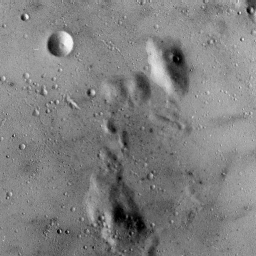
#> input picture image.tiff, 256 x 256 px
$ python binarization-teste.py
#> lines starting #> are read from the running program, lines starting #| are printed output that depends on the picture; after the words box and inside, x2 and y2 are one past the last pixel; in counts of white or black regions, pixels touching at a corner belong together
import cv2
import numpy as np
from matplotlib import pyplot as plt
img = cv2.imread('image.tiff',0)
#> img is the input picture: shape (256, 256); min 0, max 249, mean 127.8
ret,thresh1 = cv2.threshold(img,200,255,cv2.THRESH_BINARY)
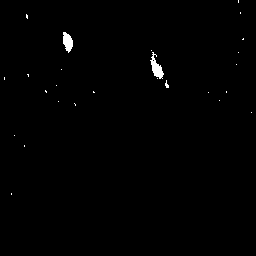
#> thresh1: shape (256, 256); 0.58% white; 26 white regions (24 under 20 px), largest, box (x1, y1, x2, y2) and area: (150, 52, 164, 79) 169, (63, 32, 73, 53) 144
ret,thresh2 = cv2.threshold(img,200,255,cv2.THRESH_BINARY_INV)
ret,thresh3 = cv2.threshold(img,200,255,cv2.THRESH_TRUNC)
ret,thresh4 = cv2.threshold(img,200,255,cv2.THRESH_TOZERO)
ret,thresh5 = cv2.threshold(img,200,255,cv2.THRESH_TOZERO_INV)
titles = ['Original Image','BINARY','BINARY_INV','TRUNC','TOZERO','TOZERO_INV']
images = [img, thresh1, thresh2, thresh3, thresh4, thresh5]
for i in range(6):
    plt.subplot(2,3,i+1),plt.imshow(images[i],'gray')
    plt.title(titles[i])
    plt.xticks([]),plt.yticks([])
plt.show()

$ run again, with img.tiff copied over image.tiff
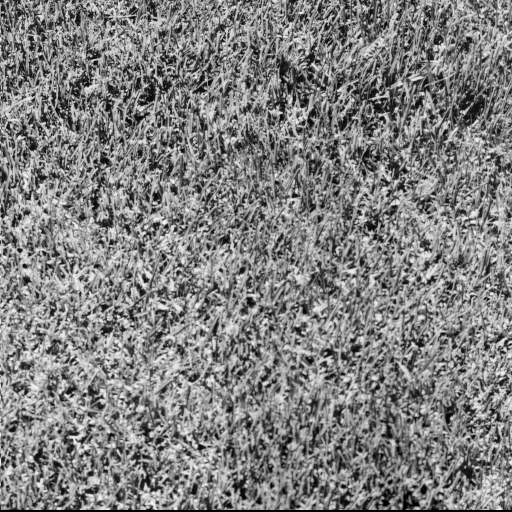
#> input picture img.tiff, 512 x 512 px
#> img is the input picture: shape (512, 512); min 0, max 247, mean 128.7
#> `ret,thresh1 = cv2.threshold(img,200,255,cv2.THRESH_BINARY)`:
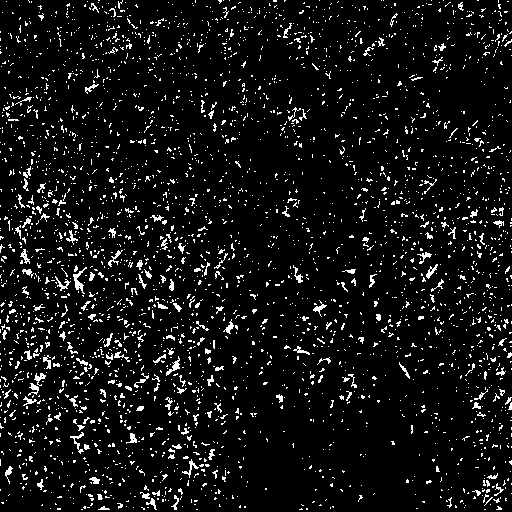
#> thresh1: shape (512, 512); 7.1% white in thin lines or dots
#> thresh2: shape (512, 512); 92.9% white; black in thin lines or dots
#> `ret,thresh5 = cv2.threshold(img,200,255,cv2.THRESH_TOZERO_INV)`:
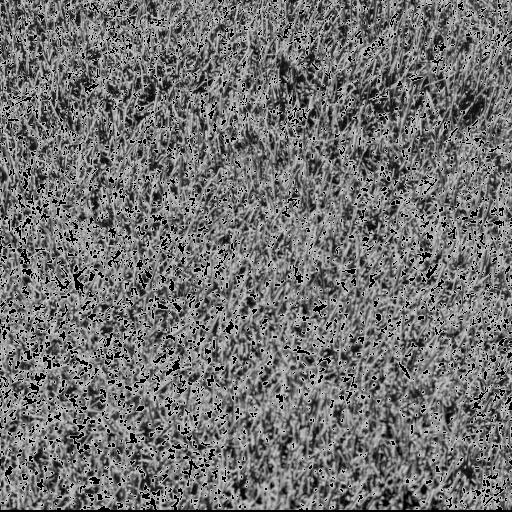
#> thresh5: shape (512, 512); min 0, max 200, mean 113.6
